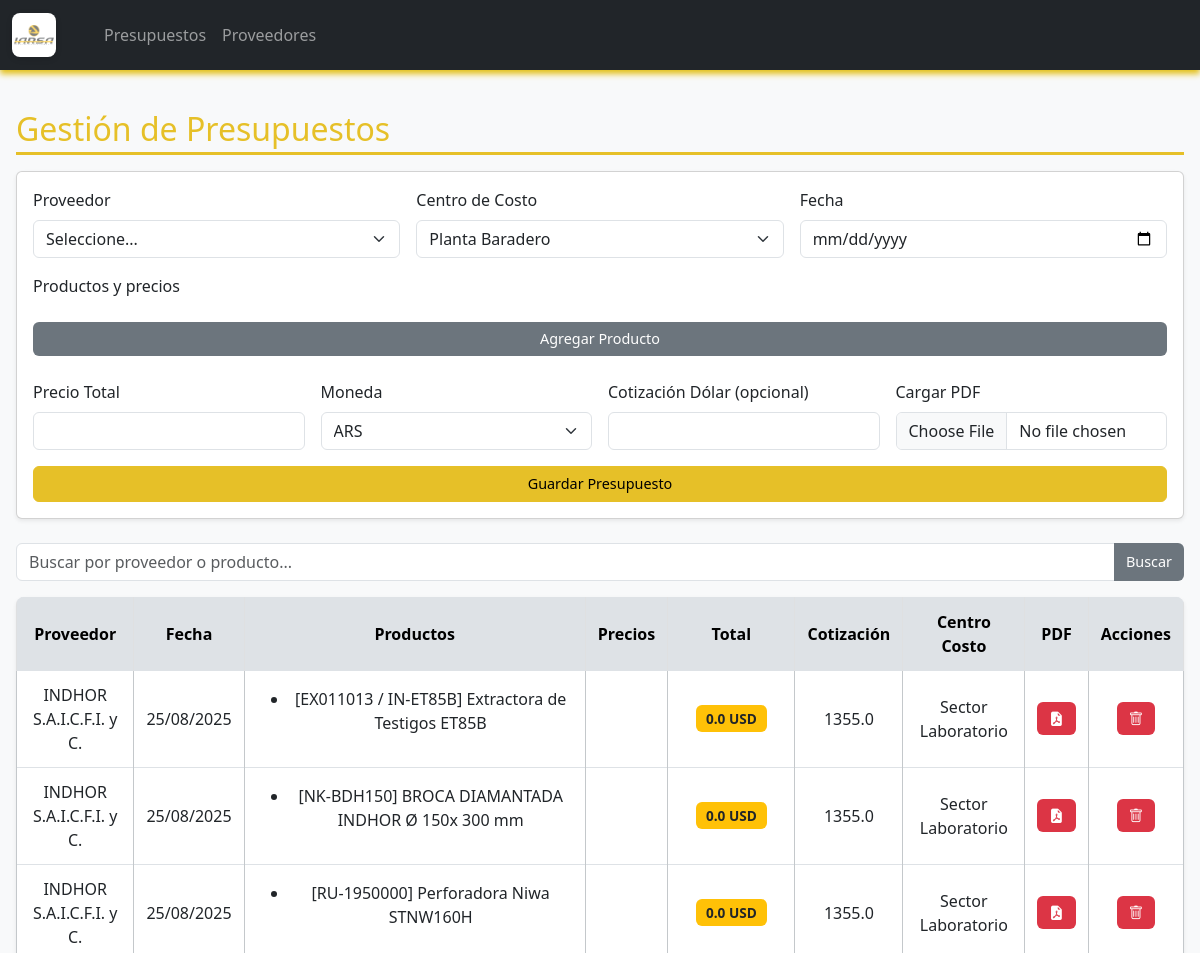
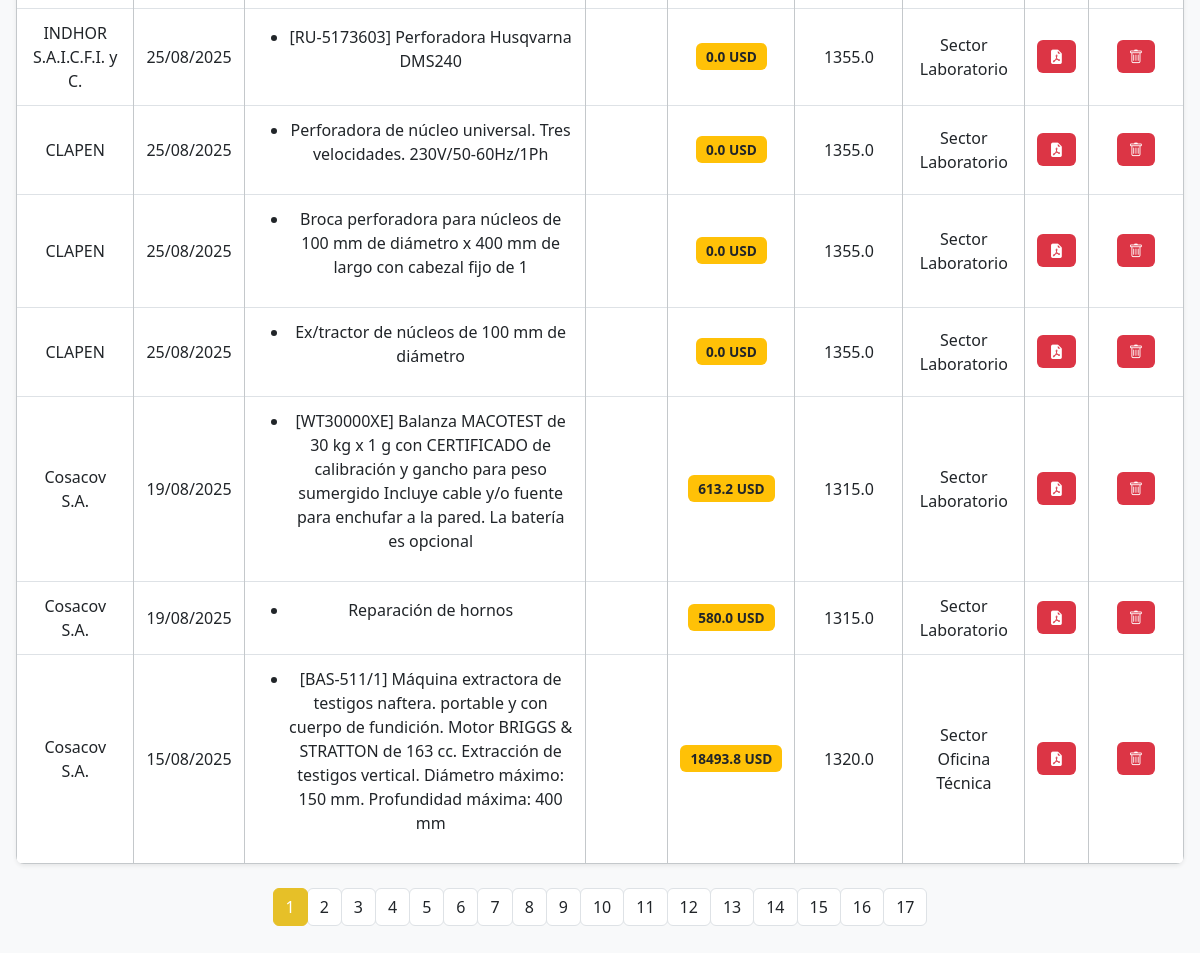
The page / on the database its author committed (2 pictures, top to bottom).
### tables this page shows
CREATE TABLE presupuestos (
        id INTEGER PRIMARY KEY AUTOINCREMENT,
        proveedor_id INTEGER NOT NULL,
        producto_nombre TEXT NOT NULL,
        precio REAL NOT NULL,
        fecha DATE NOT NULL,
        centro_costo_id TEXT NOT NULL, pdf_path TEXT, moneda TEXT, cotizacion_dolar REAL, precio_total REAL DEFAULT 0.0, precio_unitario TEXT,
        FOREIGN KEY (proveedor_id) REFERENCES "proveedores_backup" (id)
    );

CREATE TABLE proveedores (
    id INTEGER PRIMARY KEY AUTOINCREMENT,
    razonsocial TEXT,
    contacto TEXT,
    cuit TEXT,
    rubro TEXT,
    ubicacion TEXT,
    descripcion TEXT
);

CREATE TABLE centros_costos (
        id INTEGER PRIMARY KEY AUTOINCREMENT,
        nombre TEXT NOT NULL UNIQUE,
        departamento TEXT NOT NULL
    );

### appy.py (the view, shortened to what this page needs)
@app.route('/presupuestos', methods=['GET', 'POST'])
@app.route('/', methods=['GET', 'POST'])
def presupuestos():
    conn = obtener_conexion()
    cursor = conn.cursor()
    page = int(request.args.get('page', 1))
    per_page = 10
    offset = (page - 1) * per_page
    search_query = request.args.get('search', '').strip()
    count_query = "SELECT COUNT(*) FROM presupuestos p JOIN proveedores pr ON p.proveedor_id = pr.id"
    params_count = []
    if search_query:
        count_query += " WHERE pr.razonsocial LIKE ? OR p.producto_nombre LIKE ?"
        params_count.extend([f"%{search_query}%", f"%{search_query}%"])
    cursor.execute(count_query, params_count)
    total_count = cursor.fetchone()[0]
    total_pages = (total_count + per_page - 1) // per_page
    select_query = """
        SELECT p.id, pr.razonsocial as proveedor, p.producto_nombre, p.precio_unitario,
               p.precio_total, p.moneda, p.fecha, p.cotizacion_dolar,
               cc.nombre as centro_costo, p.pdf_path
        FROM presupuestos p
        JOIN proveedores pr ON p.proveedor_id = pr.id
        JOIN centros_costos cc ON p.centro_costo_id = cc.id
    """
    params_select = []
    if search_query:
        select_query += " WHERE pr.razonsocial LIKE ? OR p.producto_nombre LIKE ?"
        params_select.extend([f"%{search_query}%", f"%{search_query}%"])
    select_query += " ORDER BY p.fecha DESC LIMIT ? OFFSET ?"
    params_select.extend([per_page, offset])
    cursor.execute(select_query, params_select)
    rows = cursor.fetchall()
    presupuestos = []
    for row in rows:
        productos = row["producto_nombre"].split(",") if row["producto_nombre"] else []
        precios = row["precio_unitario"].split(",") if row["precio_unitario"] else []
        fecha_formateada = datetime.strptime(row["fecha"], "%Y-%m-%d").strftime("%d/%m/%Y")
        presupuestos.append({
            "id": row["id"],
            "proveedor": row["proveedor"],
            "productos": productos,
            "precios": precios,
            "precio_total": f"{row['precio_total']} {row['moneda']}",
            "fecha": fecha_formateada,
            "cotizacion_dolar": row["cotizacion_dolar"],
            "centro_costo": row["centro_costo"],
            "pdf_path": row["pdf_path"]
        })
    cursor.execute('SELECT id, razonsocial FROM proveedores ORDER BY razonsocial ASC')
    proveedores = cursor.fetchall()
    cursor.execute('SELECT id, nombre FROM centros_costos')
    centros_costos = cursor.fetchall()
    conn.close()
    return render_template("presupuestos.html", presupuestos=presupuestos, proveedores=proveedores,
                           centros_costos=centros_costos, page=page, total_pages=total_pages,
                           search_query=search_query)

### appy.py (called while the page is built)
def obtener_conexion():
    conn = sqlite3.connect('empresa.db', check_same_thread=False)
    conn.row_factory = sqlite3.Row
    return conn

### templates/presupuestos.html (shortened to what this page needs)
{% extends "base.html" %}
{% block content %}
<h2 class="section-title">Gestión de Presupuestos</h2>
<div class="card mb-4 shadow-sm">
  <div class="card-body">
    <form method="POST" action="{{ url_for('presupuestos') }}" enctype="multipart/form-data">
      <div class="row g-3">
        <div class="col-md-4">
          <label class="form-label">Proveedor</label>
          <select name="proveedor_id" class="form-select" required>
            <option value="">Seleccione...</option>
          </select>
        </div>
        <div class="col-md-4">
          <label class="form-label">Centro de Costo</label>
          <select name="centro_costo_id" class="form-select" required>
            {% for cc in centros_costos %}
              <option value="{{ cc.id }}">{{ cc.nombre }}</option>
            {% endfor %}
          </select>
        </div>
        <div class="col-md-4">
          <label class="form-label">Fecha</label>
          <input type="date" class="form-control" name="fecha" required>
        </div>
      </div>
      <div class="mt-3">
        <label class="form-label">Productos y precios</label>
        <button type="button" class="btn btn-secondary btn-sm mt-3 w-100" onclick="agregarProducto()">Agregar Producto</button>
      </div>
      <div class="row g-3 mt-2">
        <div class="col-md-3">
          <label class="form-label">Precio Total</label>
          <input type="text" class="form-control" name="precio" required>
        </div>
        <div class="col-md-3">
          <label class="form-label">Moneda</label>
          <select name="moneda" class="form-select" required>
            <option value="ARS">ARS</option>
          </select>
        </div>
        <div class="col-md-3">
          <label class="form-label">Cotización Dólar (opcional)</label>
          <input type="text" class="form-control" name="cotizacion_dolar">
        </div>
        <div class="col-md-3">
          <label class="form-label">Cargar PDF</label>
          <input class="form-control" type="file" id="formFile" name="archivo_pdf" accept="application/pdf">
        </div>
      </div>
      <button type="submit" class="btn btn-primary mt-3 w-100">Guardar Presupuesto</button>
    </form>
  </div>
</div>
<form method="GET" action="{{ url_for('presupuestos') }}" class="mb-3">
  <div class="input-group">
    <input type="text" name="search" class="form-control" placeholder="Buscar por proveedor o producto..." value="{{ search_query }}">
    <button class="btn btn-secondary" type="submit">Buscar</button>
  </div>
</form>
<table class="table table-hover table-bordered border-secondary-subtle shadow-sm">
  <thead class="table-light">
    <tr>
      <th>Proveedor</th>
      <th>Fecha</th>
      <th>Productos</th>
      <th>Precios</th>
      <th>Total</th>
      <th>Cotización</th>
      <th>Centro Costo</th>
      <th>PDF</th>
      <th>Acciones</th>
    </tr>
  </thead>
  <tbody>
    {% for p in presupuestos %}
    <tr>
      <td>{{ p.proveedor }}</td>
      <td>{{ p.fecha }}</td>
      <td>
        <ul>
          {% for producto in p.productos %}
            <li>{{ producto }}</li>
          {% endfor %}
        </ul>
      </td>
      <td>
      </td>
      <td><span class="badge bg-warning">{{ p.precio_total }}</span></td>
      <td>{{ p.cotizacion_dolar or "-" }}</td>
      <td>{{ p.centro_costo }}</td>
      <td>
        {% if p.pdf_path %}
          <a href="{{ url_for('uploaded_file', filename=p.pdf_path) }}" target="_blank" class="btn btn-danger btn-sm" title="Ver PDF">
            <i class="bi bi-file-earmark-pdf-fill"></i>
          </a>
        {% endif %}
      </td>
      <td>
        <button class="btn btn-danger btn-sm" data-bs-toggle="modal" data-bs-target="#eliminarPresupuesto{{ p.id }}">
          <i class="bi bi-trash"></i>
        </button>
      </td>
    </tr>
    {% endfor %}
  </tbody>
</table>
<nav aria-label="Paginación">
  <ul class="pagination justify-content-center">
    {% for num in range(1, total_pages + 1) %}
      <li class="page-item {% if num == page %}active{% endif %}">
        <a class="page-link" href="{{ url_for('presupuestos', page=num) }}">{{ num }}</a>
      </li>
    {% endfor %}
  </ul>
</nav>
{% endblock %}

### static/css/styles.css (style rules this page uses)
body { background-color: #f8f9fa; font-family: 'Segoe UI', Tahoma, Geneva, Verdana, sans-serif; color: #212529; margin: 0; padding: 0; }
h1, h2, h3 { color: #e6c028; margin-bottom: 1rem; }
.section-title { border-bottom: 3px solid #e6c028; color: #e6c028; padding-bottom: 0.25rem; margin-bottom: 1rem; font-weight: 500; width: 100%; }
.table { width: 100%; margin-bottom: 1.5rem; border-collapse: collapse; background-color: #f1f1f1; border-radius: 8px; overflow: hidden; box-shadow: 0 2px 8px rgba(0,0,0,0.05); }
.table thead th { background-color: #dee2e6; font-weight: bold; color: #000000; text-align: center; padding: 0.75rem; }
.table th, .table td { text-align: center; vertical-align: middle; padding: 0.75rem; border-top: 1px solid #dee2e6; }
form input, form select { border-radius: 0.375rem; border: 1px solid #ced4da; padding: 0.5rem; width: 100%; }
.btn { border-radius: 0.375rem; padding: 0.375rem 0.75rem; font-size: 0.9rem; border: none; cursor: pointer; transition: all 0.2s ease-in-out; }
.btn-primary { background-color: #e6c028; color: #000; border: 1px solid #e6c028; }
.btn-secondary { background-color: #6c757d; color: #fff; }
.badge { font-size: 0.85rem; padding: 0.5em 0.75em; border-radius: 0.375rem; background-color: #e6c028; color: #212529; }
.pagination .page-item .page-link { border-radius: 0.375rem; color: #212529; border: 1px solid #dee2e6; }
.pagination .page-item.active .page-link { background-color: #e6c028; border-color: #e6c028; color: #fff; }

### rows shown on the page
presupuestos: proveedor "INDHOR S.A.I.C.F.I. y C.", fecha "25/08/2025", producto_nombre "[EX011013 / IN-ET85B] Extractora de Testigos ET85B", precio_total "0.0 USD", cotizacion_dolar "1355.0", centro_costo "Sector Laboratorio"
presupuestos: proveedor "INDHOR S.A.I.C.F.I. y C.", fecha "25/08/2025", producto_nombre "[NK-BDH150] BROCA DIAMANTADA INDHOR Ø 150x 300 mm", precio_total "0.0 USD", cotizacion_dolar "1355.0", centro_costo "Sector Laboratorio"
presupuestos: proveedor "INDHOR S.A.I.C.F.I. y C.", fecha "25/08/2025", producto_nombre "[RU-1950000] Perforadora Niwa STNW160H", precio_total "0.0 USD", cotizacion_dolar "1355.0", centro_costo "Sector Laboratorio"
presupuestos: proveedor "INDHOR S.A.I.C.F.I. y C.", fecha "25/08/2025", producto_nombre "[RU-5173603] Perforadora Husqvarna DMS240", precio_total "0.0 USD", cotizacion_dolar "1355.0", centro_costo "Sector Laboratorio"
presupuestos: proveedor "CLAPEN", fecha "25/08/2025", producto_nombre "Perforadora de núcleo universal. Tres velocidades. 230V/50‐60Hz/1Ph", precio_total "0.0 USD", cotizacion_dolar "1355.0", centro_costo "Sector Laboratorio"
presupuestos: proveedor "CLAPEN", fecha "25/08/2025", producto_nombre "Broca perforadora para núcleos de 100 mm de diámetro x 400 mm de largo con cabezal fijo de 1", precio_total "0.0 USD", cotizacion_dolar "1355.0", centro_costo "Sector Laboratorio"
presupuestos: proveedor "CLAPEN", fecha "25/08/2025", producto_nombre "Ex/tractor de núcleos de 100 mm de diámetro", precio_total "0.0 USD", cotizacion_dolar "1355.0", centro_costo "Sector Laboratorio"
presupuestos: proveedor "Cosacov S.A.", fecha "19/08/2025", producto_nombre "[WT30000XE] Balanza MACOTEST de 30 kg x 1 g con CERTIFICADO de calibración y gancho para peso sumergido Incluye cable y/o fuente para enchufar a la pared. La batería es opcional", precio_total "613.2 USD", cotizacion_dolar "1315.0", centro_costo "Sector Laboratorio"
presupuestos: proveedor "Cosacov S.A.", fecha "19/08/2025", producto_nombre "Reparación de hornos", precio_total "580.0 USD", cotizacion_dolar "1315.0", centro_costo "Sector Laboratorio"
presupuestos: proveedor "Cosacov S.A.", fecha "15/08/2025", producto_nombre "[BAS-511/1] Máquina extractora de testigos naftera. portable y con cuerpo de fundición. Motor BRIGGS & STRATTON de 163 cc. Extracción de testigos vertical. Diámetro máximo: 150 mm. Profundidad máxima: 400 mm", precio_total "18493.8 USD", cotizacion_dolar "1320.0", centro_costo "Sector Oficina Técnica"

### other values the page prints
{{ num }} "1" "2" "3" "4" "5" "6" "7" "8" "9" "10" "11" "12" "13" "14" "15" "16" "17"
form field centro_costo_id "Planta Baradero"
